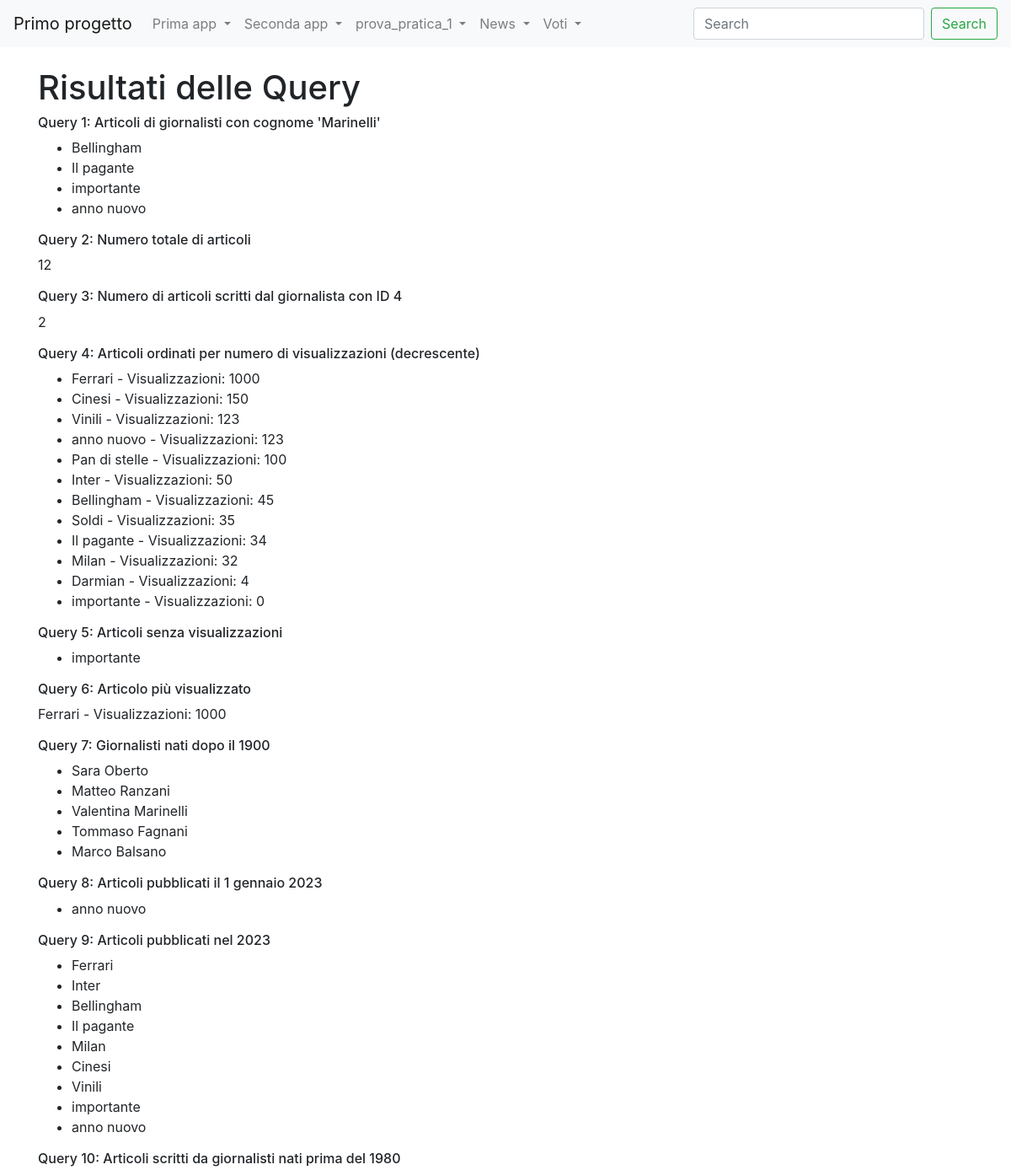
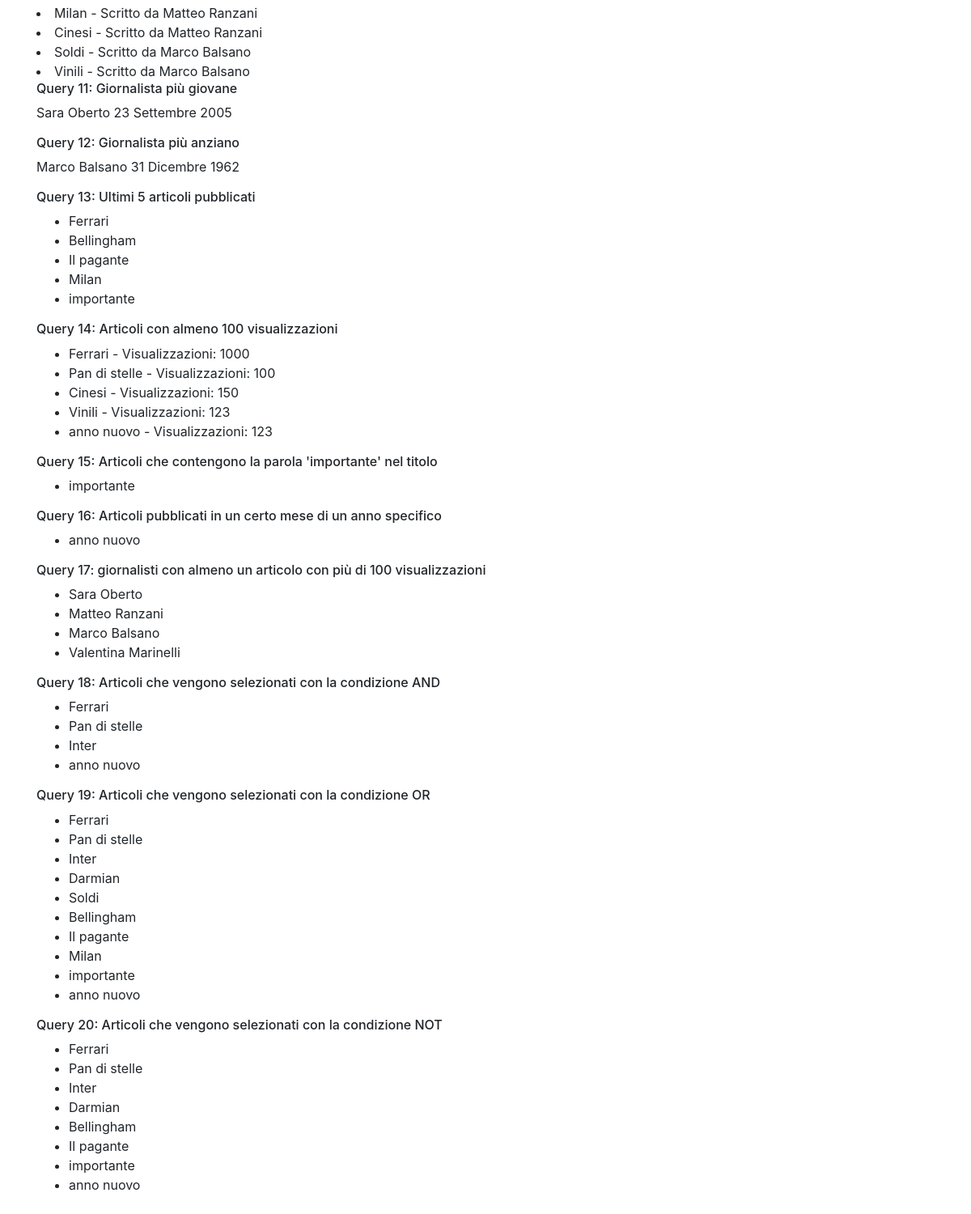
Page /news/query_base/ on the committed database (2 pictures, top to bottom).
### news/models.py (models this page shows, shortened)
class Articolo(models.Model):
    titolo = models.CharField(max_length=100)
    contenuto = models.TextField()
    giornalista = models.ForeignKey(Giornalista, on_delete=models.CASCADE, related_name="articoli")
    data=models.DateField(blank=True)
    visualizzazioni=models.IntegerField(default=0,blank=True)
    class Meta:
       verbose_name="Articolo"
       verbose_name_plural="Articoli"

class Giornalista(models.Model):
    nome = models.CharField(max_length=20)
    cognome = models.CharField(max_length=20)
    anno_di_nascita = models.DateField(blank=True)
    class Meta:
        verbose_name="Giornalista"
        verbose_name_plural="Giornalisti"

### news/views.py (the view)
# urls.py: path("query_base/", query_base, name="query_base"),
def query_base(request):
    articoli_cognome = Articolo.objects.filter(giornalista__cognome='Marinelli')
    numero_totale_articoli = Articolo.objects.count()
    giornalista_1 = Giornalista.objects.get(id=4)
    numero_articoli_giornalista_1 = Articolo.objects.filter(giornalista=giornalista_1).count()
    articoli_ordinati = Articolo.objects.order_by('-visualizzazioni')
    articoli_senza_visualizzazioni = Articolo.objects.filter(visualizzazioni=0)
    articolo_piu_visualizzato = Articolo.objects.order_by('-visualizzazioni').first()
    giornalista_data= Giornalista.objects.filter(anno_di_nascita__gt=datetime.date(1900, 1, 1))
    articoli_del_giorno=Articolo.objects.filter(data=datetime.date(2023, 1, 1))
    articoli_periodo= Articolo.objects.filter(data__range=(datetime.date(2023, 1, 1), datetime.date(2023, 12, 31)))
    giornalista_nati= Giornalista.objects.filter(anno_di_nascita__lt=datetime.date(1980, 1, 1))
    articoli_giornalista= Articolo.objects.filter(giornalista__in=giornalista_nati)
    giornalista_giovane=Giornalista.objects.order_by('-anno_di_nascita').first()
    giornalista_anziano=Giornalista.objects.order_by('anno_di_nascita').first()
    ultimi= Articolo.objects.order_by('-data')[:5]
    articoli_minime_visualizzazioni= Articolo.objects.filter(visualizzazioni__gte=100)
    articoli_parola= Articolo.objects.filter(titolo__icontains='importante')
    articoli_mese_anno=Articolo.objects.filter(data__month=1, data__year=2023)
    giornalisti_con_articoli_popolari = Giornalista.objects.filter(articoli__visualizzazioni__gte=100).distinct()
    """
    spiegazione dettagliata:
    Giornalsta.objects : Inizia dalla classe del modello Giornalista.
    .filter(articoli__visualizzazioni__gte=100): Ultilizza il metodo filter() per filtrare i giornalisti
    in base al campo visualizzazione nel modello Articolo. La notazione articoli_visualizzazioni indica
    che si sta seguendo la relazione inversa della classe Giornalista alla classe Articolo attraverso
    il campo ForeignKey giornalista nel modello Articolo.
    .distinct(): E' un metodo che assicur che i risualtati siano distinti, eliminando eventuali duplicati.
    In questo caso, ciò è utile perchè un gionalista potrebbe essere associato a più articoli che soddisfano
    il criterio, e vogliono ottenere una volta ogni giornalista che ha scritto almeno un articolo popolare.
    """
    data = datetime.date(1990, 1, 1)
    visualizzazioni = 50
    articoli_con_and = Articolo.objects.filter(giornalista__anno_di_nascita__gt=data, visualizzazioni__gte=visualizzazioni)
    from django.db.models import Q
    articoli_con_or = Articolo.objects.filter(Q(giornalista__anno_di_nascita__gt=data) |Q(visualizzazioni__lte=visualizzazioni))
    articoli_con_not = Articolo.objects.filter(~Q(giornalista__anno_di_nascita__lt=data))
    articoli_con_not = Articolo.objects.exclude(giornalista__anno_di_nascita__lt=data)
    context= {
        'articoli_cognome': articoli_cognome,
        'numero_totale_articoli': numero_totale_articoli,
        'numero_articoli_giornalista_1': numero_articoli_giornalista_1,
        'articoli_ordinati': articoli_ordinati,
        'articoli_senza_visualizzazioni': articoli_senza_visualizzazioni,
        'articolo_piu_visualizzato': articolo_piu_visualizzato,
        'giornalista_data': giornalista_data,
        'articoli_del_giorno': articoli_del_giorno,
        'articoli_periodo': articoli_periodo,
        'articoli_giornalisti':articoli_giornalista,
        'giornalista_giovane': giornalista_giovane,
        'giornalista_anziano': giornalista_anziano,
        'ultimi': ultimi,
        'articoli_minime_visualizzazioni': articoli_minime_visualizzazioni,
        'articoli_parola': articoli_parola,
        'articoli_mese_anno' : articoli_mese_anno,
        'giornalisti_con_articoli_popolari': giornalisti_con_articoli_popolari,
        'articoli_con_and': articoli_con_and,
        'articoli_con_or': articoli_con_or,
        'articoli_con_not':articoli_con_not,
            }
    return render (request, 'query_base.html', context)

### news/templates/query_base.html (shortened to what this page needs)
{% extends "base.html" %}
{%block content %}
    <h1>Risultati delle Query</h1>
    <h6>Query 1: Articoli di giornalisti con cognome 'Marinelli'</h6>
    <ul>
        {% for articolo in articoli_cognome %}
            <li>{{ articolo.titolo }}</li>
        {% endfor %}
    </ul>
    <h6>Query 2: Numero totale di articoli</h6>
    <p>{{ numero_totale_articoli }}</p>
    <h6>Query 3: Numero di articoli scritti dal giornalista con ID 4</h6>
    <p>{{ numero_articoli_giornalista_1 }}</p>
    <h6>Query 4: Articoli ordinati per numero di visualizzazioni (decrescente)</h6>
    <ul>
        {% for articolo in articoli_ordinati %}
            <li>{{ articolo.titolo }} - Visualizzazioni: {{ articolo.visualizzazioni }}</li>
        {% endfor %}
    </ul>
    <h6>Query 5: Articoli senza visualizzazioni</h6>
    <ul>
        {% for articolo in articoli_senza_visualizzazioni %}
            <li>{{ articolo.titolo }}</li>
        {% endfor %}
    </ul>
    <h6>Query 6: Articolo più visualizzato</h6>
    <p>{{ articolo_piu_visualizzato.titolo }} - Visualizzazioni: {{ articolo_piu_visualizzato.visualizzazioni }}</p>
    <h6>Query 7: Giornalisti nati dopo il 1900</h6>
    <ul>
        {% for giornalista in giornalista_data %}
            <li>{{ giornalista.nome }} {{ giornalista.cognome }}</li>
        {% endfor %}
    </ul>
    <h6>Query 8: Articoli pubblicati il 1 gennaio 2023</h6>
    <ul>
        {% for articolo in articoli_del_giorno %}
            <li>{{ articolo.titolo }}</li>
        {% endfor %}
    </ul>
    <h6>Query 9: Articoli pubblicati nel 2023</h6>
    <ul>
        {% for articolo in articoli_periodo %}
            <li>{{ articolo.titolo }}</li>
        {% endfor %}
    </ul>
    <h6>Query 10: Articoli scritti da giornalisti nati prima del 1980</h6>
    {% if articoli_giornalisti %}
            {% for articolo in articoli_giornalisti %}
                <li>{{ articolo.titolo }} - Scritto da {{ articolo.giornalista.nome }} {{ articolo.giornalista.cognome }}</li>
            {% endfor %}
    {% else %}
        <p>Tutti i giornalisti sono nati dopo il 1980</p>
    {% endif %}
    <h6>Query 11: Giornalista più giovane</h6>
    <p>{{ giornalista_giovane.nome }} {{ giornalista_giovane.cognome }} {{giornalista_giovane.anno_di_nascita}}</p>
    <h6>Query 12: Giornalista più anziano</h6>
    <p>{{ giornalista_anziano.nome }} {{ giornalista_anziano.cognome }} {{giornalista_anziano.anno_di_nascita}}</p>
    <h6>Query 13: Ultimi 5 articoli pubblicati</h6>
    <ul>
        {% for articolo in ultimi %}
            <li>{{ articolo.titolo }}</li>
        {% endfor %}
    </ul>
    <h6>Query 14: Articoli con almeno 100 visualizzazioni</h6>
    <ul>
        {% for articolo in articoli_minime_visualizzazioni %}
            <li>{{ articolo.titolo }} - Visualizzazioni: {{ articolo.visualizzazioni }}</li>
        {% endfor %}
    </ul>
    <h6>Query 15: Articoli che contengono la parola 'importante' nel titolo</h6>
    <ul>
        {% for articolo in articoli_parola %}
            <li>{{ articolo.titolo }}</li>
        {% endfor %}
    </ul>
    <h6>Query 16: Articoli pubblicati in un certo mese di  un anno specifico</h6>
    <ul>
        {% if articoli_mese_anno %}
            {% for articolo in articoli_mese_anno %}
                <li>{{ articolo.titolo }}</li>
            {% endfor %}
        {% else %}
            <p>Nessun articolo è stato pubblicato in questo mese</p>
        {% endif %}
    </ul>
    <h6>Query 17: giornalisti con almeno un articolo con più di 100 visualizzazioni</h6>
    <ul>
        {% for giornalista in giornalisti_con_articoli_popolari %}
            <li>{{ giornalista.nome }} {{ giornalista.cognome }}</li>
        {% endfor %}
    </ul>
    <h6>Query 18: Articoli che vengono selezionati con la condizione AND</h6>
    <ul>
        {% for articolo in articoli_con_and %}
            <li>{{articolo.titolo}}</li>
        {% endfor %}
    </ul>
    <h6>Query 19: Articoli che vengono selezionati con la condizione OR</h6>
    <ul>
        {% for articolo in articoli_con_or %}
            <li>{{articolo.titolo}}</li>
        {% endfor %}
    </ul>
    <h6>Query 20: Articoli che vengono selezionati con la condizione NOT</h6>
    <ul>
        {% for articolo in articoli_con_not %}
            <li>{{articolo.titolo}}</li>
        {% endfor %}
    </ul>
{%endblock content%}

### rows in the picture
Articolo: titolo "Bellingham", visualizzazioni "45"
Articolo: titolo "Il pagante", visualizzazioni "34"
Articolo: titolo "importante", visualizzazioni "0"
Articolo: titolo "anno nuovo", visualizzazioni "123"
Articolo: titolo "Ferrari", visualizzazioni "1000"
Articolo: titolo "Cinesi", visualizzazioni "150", giornalista.nome "Matteo", giornalista.cognome "Ranzani"
Articolo: titolo "Vinili", visualizzazioni "123", giornalista.nome "Marco", giornalista.cognome "Balsano"
Articolo: titolo "Pan di stelle", visualizzazioni "100"
Articolo: titolo "Inter", visualizzazioni "50"
Articolo: titolo "Soldi", visualizzazioni "35", giornalista.nome "Marco", giornalista.cognome "Balsano"
Articolo: titolo "Milan", visualizzazioni "32", giornalista.nome "Matteo", giornalista.cognome "Ranzani"
Articolo: titolo "Darmian", visualizzazioni "4"
Giornalista: nome "Sara", cognome "Oberto", anno_di_nascita "23 Settembre 2005"
Giornalista: nome "Matteo", cognome "Ranzani"
Giornalista: nome "Valentina", cognome "Marinelli"
Giornalista: nome "Tommaso", cognome "Fagnani"
Giornalista: nome "Marco", cognome "Balsano", anno_di_nascita "31 Dicembre 1962"

### other values in the picture
{{ numero_totale_articoli }} "12"
{{ numero_articoli_giornalista_1 }} "2"
